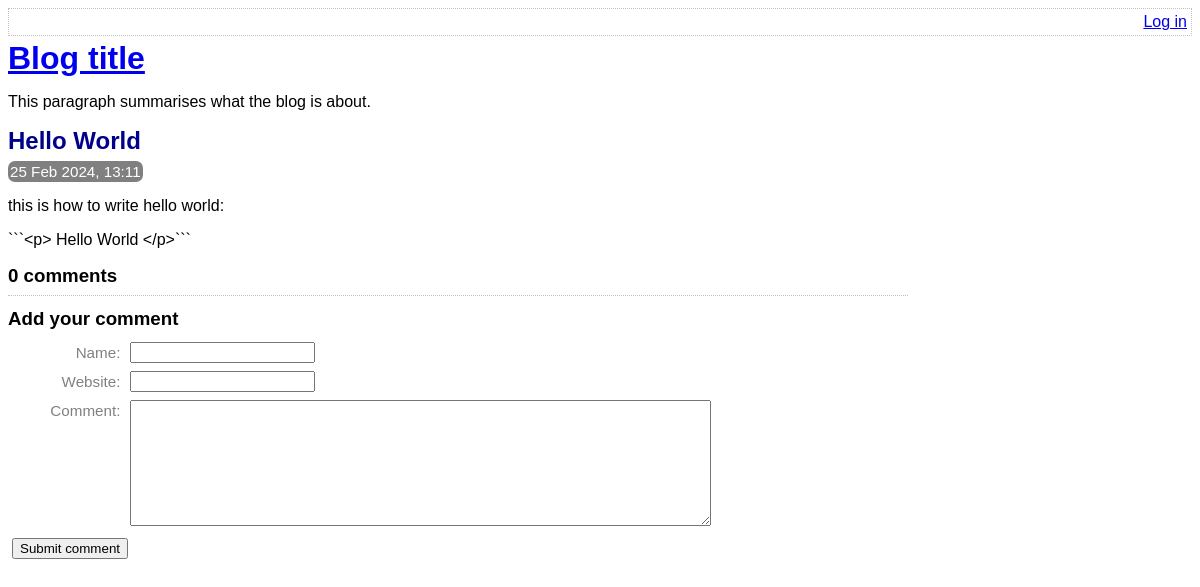
The page /view-post.php?post_id=5 on the database as committed earlier.
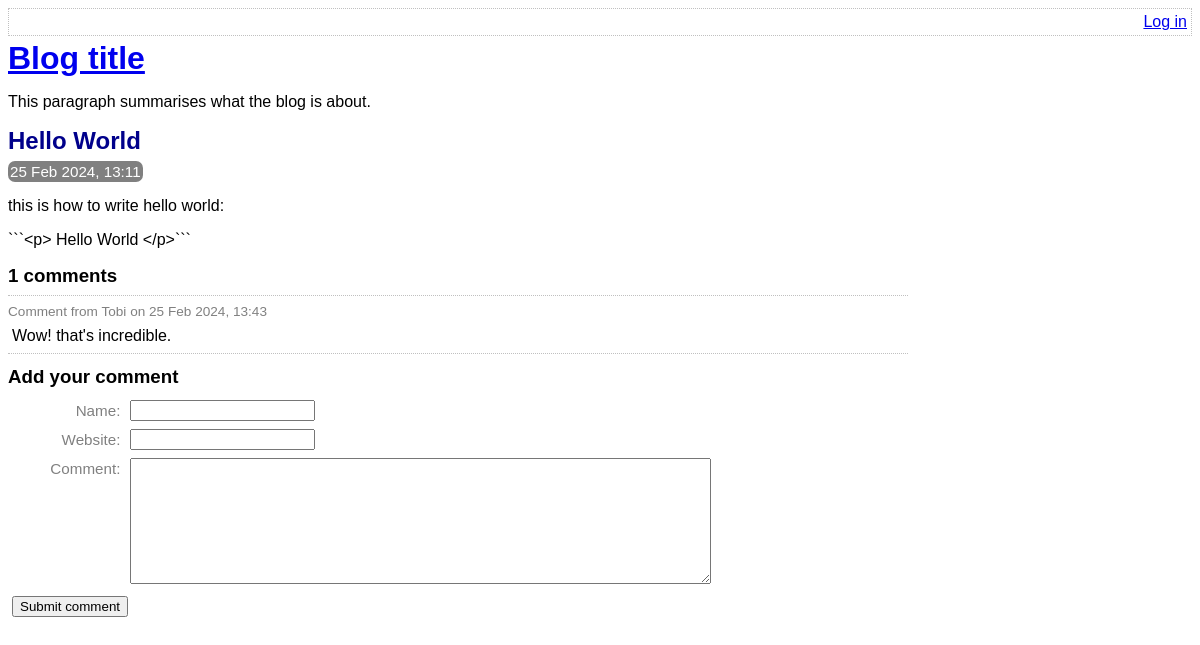
The same page on the database as committed later.
### tables this page shows
CREATE TABLE comment (
	id INTEGER PRIMARY KEY AUTOINCREMENT NOT NULL,
	post_id INTEGER NOT NULL,
	created_at VARCHAR NOT NULL,
	name VARCHAR NOT NULL,
	website VARCHAR,
	text VARCHAR NOT NULL,
	FOREIGN KEY (post_id) REFERENCES post(id)
);

### lib/view-post.php (called while the page is built, shortened)
<?php
function getPostRow(PDO $pdo, $postId)
{
    $stmt = $pdo->prepare(
        'SELECT
            title, created_at, body,
            (SELECT COUNT(*) FROM comment WHERE comment.post_id = post.id) comment_count
        FROM
            post
        WHERE
            id = :id'
    );
    $result = $stmt->execute(
        array('id' => $postId, )
    );
    $row = $stmt->fetch(PDO::FETCH_ASSOC);
    return $row;
}

### view-post.php (the view, shortened to what this page needs)
<?php
require_once 'lib/common.php';
require_once 'lib/view-post.php';
if (isset($_GET['post_id']))
{
    $postId = $_GET['post_id'];
}
else
{
    $postId = 0;
}
$pdo = getPDO();
$row = getPostRow($pdo, $postId);
$commentCount = $row['comment_count'];
?>
<!DOCTYPE html>
<html>
    <head>
        <?php require 'templates/head.php' ?>
    </head>
    <body>
        <?php require 'templates/title.php' ?>
        <div class="post">
            <h2>
                <?php echo htmlEscape($row['title']) ?>
            </h2>
            <div class="date">
                <?php echo convertSqlDate($row['created_at']) ?>
            </div>
            <?php echo convertNewlinesToParagraphs($row['body']) ?>
        </div>
        <?php require 'templates/list-comments.php' ?>
        <?php require 'templates/comment-form.php' ?>
    </body>
</html>

### lib/common.php (shortened to what this page needs)
<?php
function htmlEscape($html)
{
    return htmlspecialchars($html, ENT_HTML5, 'UTF-8');
}
function convertSqlDate($sqlDate)
{
    $date = DateTime::createFromFormat('Y-m-d H:i:s', $sqlDate);
    return $date->format('d M Y, H:i');
}
function convertNewlinesToParagraphs($text)
{
    $escaped = htmlEscape($text);
    return '<p>' . str_replace("\n", "</p><p>", $escaped) . '</p>';
}
function getCommentsForPost(PDO $pdo, $postId)
{
    $sql = "
        SELECT
            id, name, text, created_at, website
        FROM
            comment
        WHERE
            post_id = :post_id
    ";
    $stmt = $pdo->prepare($sql);
    $stmt->execute(
        array('post_id' => $postId, )
    );
    return $stmt->fetchAll(PDO::FETCH_ASSOC);
}

### templates/list-comments.php (shortened to what this page needs)
<form
    action="view-post.php?action=delete-comment&amp;post_id=<?php echo $postId?>&amp;"
    method="post"
    class="comment-list"
>
    <h3><?php echo $commentCount ?> comments</h3>
    <?php foreach (getCommentsForPost($pdo, $postId) as $comment): ?>
        <div class="comment">
            <div class="comment-meta">
                Comment from
                <?php echo htmlEscape($comment['name']) ?>
                on
                <?php echo convertSqlDate($comment['created_at']) ?>
            </div>
            <div class="comment-body">
                <?php echo convertNewlinesToParagraphs($comment['text']) ?>
            </div>
        </div>
    <?php endforeach ?>
</form>

Rows that differ between the two databases and show on the page:
added comment: name "Tobi", created_at "25 Feb 2024, 13:43", text "Wow! that's incredible."
Other text that changed with them:
$commentCount: "0" → "1"
